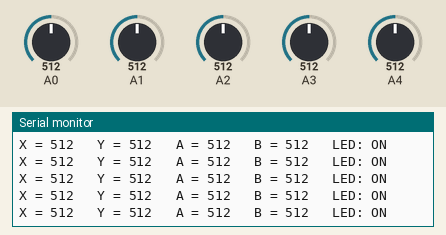
This sketch was run on a simulated Arduino Uno, built with avr-gcc and run on an emulated ATmega328P. On the bench: the last lines printed to the serial monitor. The test bench sets the inputs (shaded band); at power-on: A1 = 512, A0 = 512, A2 = 512, A3 = 512, A4 = 512. No radio packets arrive unless stated.

Above: at 6.2 s.
6.3 s: A1 set to 106
At 7.4 s:
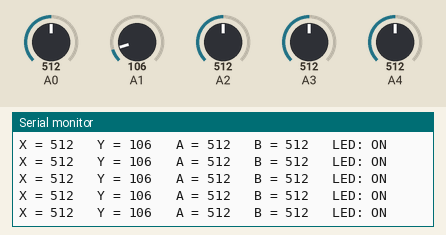
9.3 s: A1 set to 94
At 10.2 s:
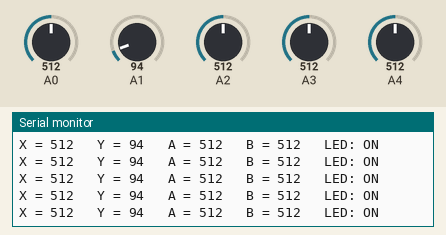
Timing chart, 0 to 12.3 s (numbered marks = the images above; inputs shaded):
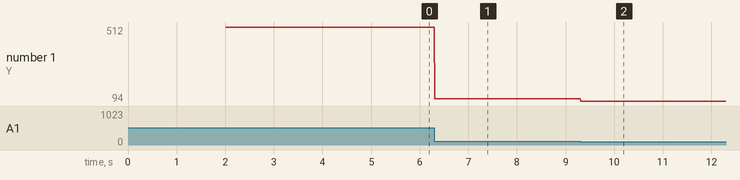

The sketch:

FLYCAM_TRANSMITTER.ino
```cpp
#include <SPI.h>
#include "RF24.h"

//None yet

RF24 myRadio (2, 3); // [CE,CS]

byte addresses[][6] = {"1Node"};

int joystick[5];


void setup()
{

  Serial.begin(115200);
  delay(1000);
  Serial.println(F("RF24/Simple Transmit data Test"));
  pinMode(2, INPUT);

  myRadio.begin();
  myRadio.setChannel(108);
  myRadio.setDataRate(RF24_250KBPS);
  myRadio.setPALevel(RF24_PA_MAX);
  myRadio.openWritingPipe( addresses[0]);
  delay(1000);
}


void loop()
{
  joystick[0] = analogRead(A0);
  joystick[1] = analogRead(A1);
  joystick[2] = analogRead(A2);
  joystick[3] = analogRead(A3);
  joystick[4] = analogRead(A4);
  myRadio.write( &joystick, sizeof(joystick) );


  Serial.print(F("X = "));
  Serial.print(joystick[0]);
  Serial.print(F("   Y = "));
  Serial.print(joystick[1]);
  Serial.print(F("   A = "));
  Serial.print(joystick[2]);
  Serial.print(F("   B = "));
  Serial.print(joystick[3]);
  Serial.print(F("   LED: "));
  if(joystick[4]==0)
  Serial.print("OFF");
  else
  Serial.print("ON");
  Serial.println();

}
```

Measured:
- after the input at 6.3 s, the serial monitor: prints a new line at once (image 1)
- after the input at 9.3 s, the serial monitor: prints a new line at once (image 2)
- plotted number 1: 512 → 106 after the input at 6.3 s, 106 → 94 after the input at 9.3 s
